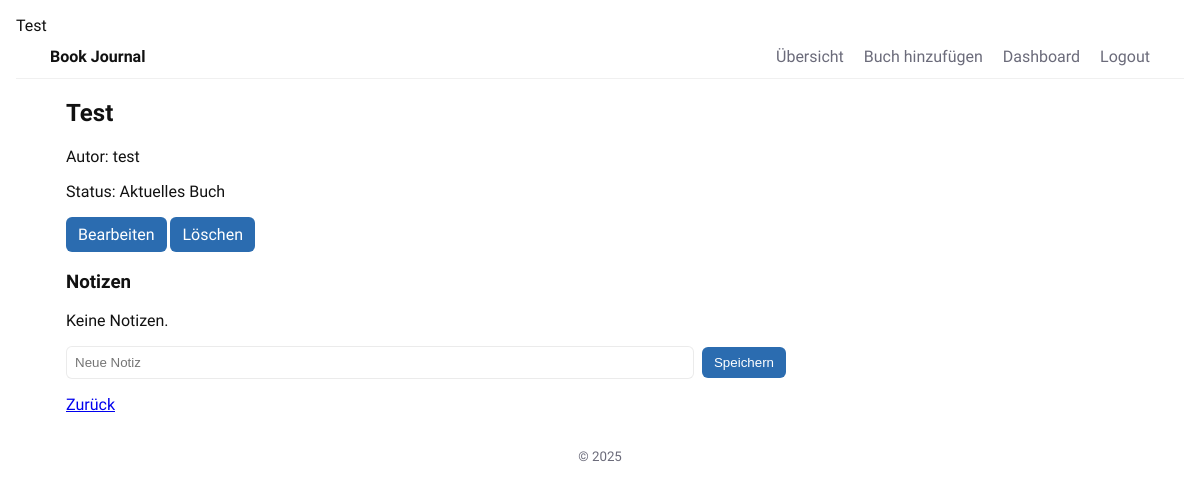
/book/4 (signed in), run on the app's committed database.
### Main.py (models this page shows)
class Book(Base):
    __tablename__ = "books"
    id = Column(Integer, primary_key=True)
    title = Column(String, nullable=False)
    author = Column(String)
    status = Column(String, default="Geplantes Buch")
    user_id = Column(Integer, ForeignKey("users.id"), nullable=False)
    notes = relationship("Note", back_populates="book", cascade="all, delete")
    user = relationship("User", back_populates="books")

### Main.py (the view, shortened to what this page needs)
@app.route('/book/<int:book_id>', methods=['GET', 'POST'])
def book_detail(book_id):
    if not session.get('user_id'):
        return redirect(url_for('login'))
    book = get_book(book_id, session['user_id'])
    if not book:
        return "Buch nicht gefunden", 404
    return render_template('book.html', book=book)

### Main.py (called while the page is built)
def get_book(book_id, user_id):
    return db_session.query(Book).filter(Book.id == book_id, Book.user_id == user_id).first()

### templates/book.html (shortened to what this page needs)
{% extends "base.html" %}
{% block content %}
  <article class="book-detail">
    <h1>{{ book.title }}</h1>
    <p class="meta">Autor: {{ book.author }}</p>
    <p class="status">Status: {{ book.status }}</p>
    <div class="book-actions">
      <a class="btn" href="{{ url_for('edit_book', book_id=book.id) }}">Bearbeiten</a>
      <a class="btn btn-delete" href="{{ url_for('delete_book', book_id=book.id) }}">Löschen</a>
    </div>
    <h3>Notizen</h3>
    <div class="notes">
    {% for note in book.notes %}
      <p>{{ note.created_at.strftime('%d.%m.%Y') }} — {{ note.text }}</p>
      <!--
        Zeigt: Datum der Notiz (formatiert als DD.MM.YYYY) + Text der Notiz
        .strftime() wird im Template ausgeführt → erlaubt Datumformatierung
      -->
    {% else %}
      <p>Keine Notizen.</p>
    {% endfor %}
    </div>
    <form method="post" class="note-form">
      <input type="text" name="note" placeholder="Neue Notiz" required>
      <button type="submit">Speichern</button>
    </form>
    <p><a href="{{ url_for('index') }}">Zurück</a></p>
  </article>
{% endblock %}

### static/style.css (style rules this page uses)
:root { --bg: #ffffff; --fg: #111; --muted: #6b6b7a; --card: #fff; --radius: 10px; --gap: 1rem; --shadow: 0 6px 18px rgba(0,0,0,0.06); --accent: #2b6cb0; --font: 'Work Sans', system-ui, -apple-system, "Segoe UI", Roboto, "Helvetica Neue", Arial; font-size:16px; }
* { box-sizing:border-box }
body { margin:0; font-family:var(--font); background:var(--bg); color:var(--fg); -webkit-font-smoothing:antialiased; -moz-osx-font-smoothing:grayscale; padding:1rem; }
.book-detail { max-width:720px }
.note-form { display:flex;gap:0.5rem;align-items:center;margin-top:0.5rem }
.note-form input { flex:1;padding:8px;border-radius:6px;border:1px solid rgba(0,0,0,0.08) }
.note-form button { background:var(--accent);color:#fff;border:none;padding:8px 12px;border-radius:6px;cursor:pointer }
.btn { background:var(--accent);color:#fff;border:none;padding:8px 12px;border-radius:6px;cursor:pointer;text-decoration:none;display:inline-block }

### data on the page
Book: title "Test", author "test", status "Aktuelles Buch"
